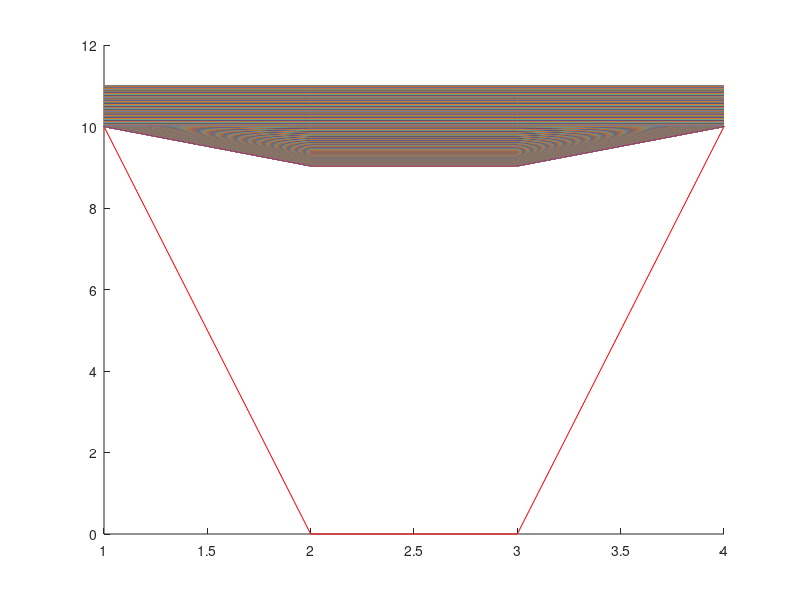
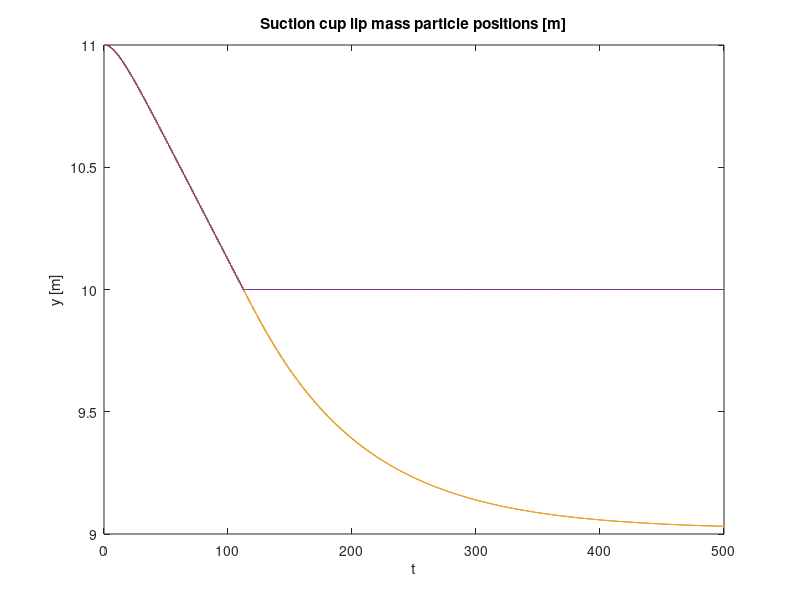

Write MATLAB code to recreate these figures, in order.
%
%   particle_spring_system_001.m
%
%   Martin Krucinski
%
%   2019-04-18  v001    Inital version of discrete-time particle - spring
%   system

%   Start with example of 4 masses

m(1)        = 1;
k(1)        = 10;
kv(1)       = 10;

m(2)        = 1;
k(2)        = 10;
kv(2)       = 10;

m(3)        = 1;
k(3)        = 10;
kv(3)       = 10;

m(4)        = 1;
k(4)        = 10;
kv(4)       = 10;

%kv = [0 0 0 0]
%k  = [0 0 0 0]

g           = 9.81;
Ts          = 0.01;



%   States are [ ... y_i-1   v_i-1   y_i   v_i   y_i+1   v_i+1 ...]

%   For Nm = 4 (number of masses) this is
%   x = [ y1  v1  y2  v2  y3  v3  y4  v4  ]

x0          = -5/4*[ 2 0 2 0 2 0 2 0]';

A(1,:)      = [ 0 1 0 0 0 0 0 0];
A(3,:)      = [ 0 0 0 1 0 0 0 0];
A(5,:)      = [ 0 0 0 0 0 1 0 0];
A(7,:)      = [ 0 0 0 0 0 0 0 1];

A(2,:)      = [ -k(1)/m(1)  -kv(1)/m(1)     +k(1)/m(1)          0           0                   0           0                   0 ];
A(4,:)      = [ +k(1)/m(2)  0               (-k(2)-k(1))/m(2)   -kv(2)/m(2) +k(2)/m(2)          0           0                   0 ];
A(6,:)      = [ 0           0               +k(2)/m(3)          0           (-k(3)-k(2))/m(3)   -kv(3)/m(3) +k(3)/m(3)          0 ];
%A(8,:)      = [ 0           0               0                   0           +k(3)/m(4)          0           (-k(4)-k(3))/m(4)   -kv(4)/m(4)];
A(8,:)      = [ 0           0               0                   0           +k(3)/m(4)          0           (-k(3))/m(4)   -kv(4)/m(4)];

N           = length(A);

%   Input Matrix, driving acceleration is -g

B           = [ 0 1 0 1 0 1 0 1]' * -g;

%   Output matrix

%C           = eye(N);
C           = [     1 0 0 0  0 0 0 0 ; ...
    0 0 1 0  0 0 0 0 ; ...
    0 0 0 0  1 0 0 0 ; ...
    0 0 0 0  0 0 1 0 ];

%   Direct feed-through matrix

%D           = zeros(N,1);
D           = zeros(4,1);

sysC        = ss(A, B, C, D);
sysC.InputName  = 'g Enable';

sysC.StateName = { 'y1', 'v1', 'y2', 'v2', 'y3', 'v3', 'y4', 'v4' };

%sysC.OutputName = sysC.StateName;
sysC.OutputName = { 'y1', 'y2', 'y3', 'y4' };


sysD        = c2d(sysC, Ts);

%   Define object the lip will land on


%obj       = [2 1 1.4 1.3]';
obj       = [10 0 0 10]';

objmax    = max(obj);
lip0    = objmax*1.1;
x0      = [lip0 0 lip0 0 lip0 0 lip0 0]';
x       = x0;
figure
hold on
plot(obj, 'r');
all_y   = [];
all_t = (0:500);

for t=(all_t+1),
    disp(t)
    y       = sysD.C * x;
    plot(y)
%    xprev   = x;
    xnext   = sysD.A * x + sysD.B * 1
    ynext   = sysD.C * xnext;
    for i=1:4,
        ix      = 1 + (i-1)*2;
        if obj(i) > xnext(ix),
            xnext(ix) = obj(i);         % constraint mass particle position to top of object
            xnext(ix+1)     = 0;        % set mass particle velocity to zero
        end
    end

    x = xnext;
    
    all_y(:,t) = y;
    
 %   pause
end

    
figure
stairs(all_t, all_y')
xlabel('t')
ylabel('y [m]')
title('Suction cup lip mass particle positions [m]')


    